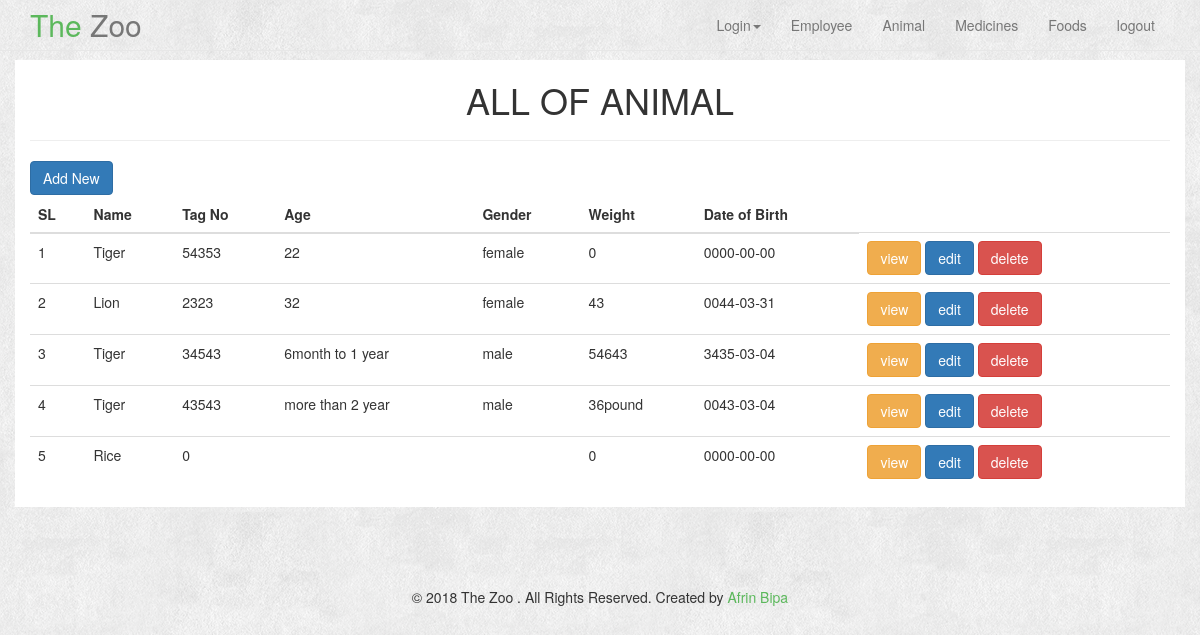
The page /Login/AnimalIndex.php (signed in) on the database its author committed.
### tables this page shows
CREATE TABLE `animal` (
  `id` int(55) NOT NULL,
  `name` varchar(55) NOT NULL,
  `tag_no` int(55) NOT NULL,
  `age` varchar(25) NOT NULL,
  `gender` varchar(25) NOT NULL,
  `weight` double NOT NULL,
  `unit` varchar(15) NOT NULL,
  `dob` date NOT NULL
);

### Login/AnimalIndex.php (the view, shortened to what this page needs)
<?php
$conn = mysqli_connect('localhost','root','','registrations');
$sql = "SELECT * FROM animal";
$result = mysqli_query($conn, $sql);
?>
<?php include('header.php') ?>
<br><br><br>
<div style="background-color: white" class="container">
    <h1 align="center">ALL OF ANIMAL</h1>
    <hr>
    <a href="Animal.php" class="btn btn-primary">Add New</a>
    <div class="row">
        <div class="col-md-6 col-md-offset-2">
            <div class="col-md-6">
            </div>
        </div>
    </div>
    <table class="table">
        <thead>
        <th>SL</th>
        <th>Name</th>
        <th>Tag No</th>
        <th>Age</th>
        <th>Gender</th>
        <th>Weight</th>
        <th>Date of Birth</th>
        <thead>
        <tbody>
        <?php $i=1; ?>
        <?php while($row = mysqli_fetch_assoc($result)){
            ?>
            <tr>
                <td><?php echo $i; ?></td>
                <td><?php echo $row['name'] ?></td>
                <td><?php echo $row['tag_no']?></td>
                <td><?php echo $row['age']?></td>
                <td><?php echo $row['gender']?></td>
                <td><?php echo $row['weight']?><?php echo $row['unit']?></td>
                <td><?php echo $row['dob']?></td>
                <td>
                    <a class="btn btn-warning" href="AnimalView.php?id=<?php echo $row['id'] ?>">view</a>
                    <a class="btn btn-primary" href="AnimalEdit.php?id=<?php echo $row['id'] ?>">edit</a>
                    <a class="btn btn-danger" onclick ="return confirm('Do you want to delete?')" href="AnimalDelete.php?id=<?php echo $row['id'] ?>">delete</a>
                </td>
            </tr>
            <?php $i++; ?>
        <?php } ?>
        </tbody>
    </table>
</div>
<?php include('footer.php') ?>

### Login/header.php (shortened to what this page needs)
<!DOCTYPE html>
<html>
<head>
    <link href="css/bootstrap.css" rel="stylesheet">
    <link rel="stylesheet" href="https://maxcdn.bootstrapcdn.com/bootstrap/3.3.7/css/bootstrap.min.css">
    <link href="css/bootshape.css" rel="stylesheet">
</head>
<body>
<div class="navbar navbar-default navbar-fixed-top" role="navigation">
    <div class="container">
        <div class="navbar-header">
            <a class="navbar-brand" href="#"><span class="green">The</span> Zoo</a>
        </div>
        <nav role="navigation" class="collapse navbar-collapse navbar-right">
            <ul class="navbar-nav nav">
                <li class="dropdown">
                    <a data-toggle="dropdown" href="#" class="dropdown-toggle">Login<b class="caret"></b></a>
                </li>
                <li class="dropdown">
                    <a href="EmployeeIndex.php">Employee</a>
                </li>
                <li class="dropdown">
                    <a href="AnimalIndex.php" >Animal</a>
                </li>
                <li class="dropdown">
                    <a  href="MedicineIndex.php" >Medicines</a>
                </li>
                <li class="dropdown">
                    <a  href="FoodIndex.php" >Foods</a>
                </li>
                <li class="dropdown">
                    <a href="logout.php">logout</a>
                </li>
            </ul>
        </nav>
    </div>
</div>

### Login/footer.php (shortened to what this page needs)
<div class="footer text-center">
    <p>&copy; 2018 The Zoo . All Rights Reserved. Created by <a class="green" >Afrin Bipa</a></p>
</div>
</body>
</html>

### Login/css/bootshape.css (style rules this page uses)
body { background-image:url('../img/bg.png'); background-repeat:repeat; }
.navbar { background-image:url('../img/bg.png'); background-repeat:repeat; }
.green { color: #5cb85c; }
.footer { margin-top: 40px; padding: 40px 0; }

### Login/header.php (style rules this page uses)
a.navbar-brand { font-size: 30px; }

### rows shown on the page
animal: name "Tiger", tag_no "54353", age "22", gender "female", weight "0", dob "0000-00-00"
animal: name "Lion", tag_no "2323", age "32", gender "female", weight "43", dob "0044-03-31"
animal: name "Tiger", tag_no "34543", age "6month to 1 year", gender "male", weight "54643", dob "3435-03-04"
animal: name "Tiger", tag_no "43543", age "more than 2 year", gender "male", weight "36", unit "pound", dob "0043-03-04"
animal: name "Rice", tag_no "0", weight "0", dob "0000-00-00"
